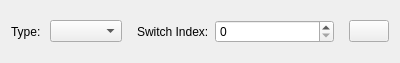
<?xml version="1.0" encoding="UTF-8"?>
<ui version="4.0">
 <class>RunActionEventWidget</class>
 <widget class="QWidget" name="RunActionEventWidget">
  <property name="geometry">
   <rect>
    <x>0</x>
    <y>0</y>
    <width>400</width>
    <height>56</height>
   </rect>
  </property>
  <property name="maximumSize">
   <size>
    <width>16777215</width>
    <height>150</height>
   </size>
  </property>
  <property name="windowTitle">
   <string>Form</string>
  </property>
  <layout class="QHBoxLayout" name="horizontalLayout_3">
   <item>
    <widget class="QLabel" name="label_2">
     <property name="sizePolicy">
      <sizepolicy hsizetype="Maximum" vsizetype="Preferred">
       <horstretch>0</horstretch>
       <verstretch>0</verstretch>
      </sizepolicy>
     </property>
     <property name="text">
      <string>Type: </string>
     </property>
    </widget>
   </item>
   <item>
    <widget class="QComboBox" name="eventType"/>
   </item>
   <item>
    <widget class="QStackedWidget" name="stackedWidget">
     <property name="currentIndex">
      <number>0</number>
     </property>
     <widget class="QWidget" name="switchAction">
      <layout class="QHBoxLayout" name="horizontalLayout_2">
       <item>
        <widget class="QLabel" name="label_3">
         <property name="sizePolicy">
          <sizepolicy hsizetype="Maximum" vsizetype="Preferred">
           <horstretch>0</horstretch>
           <verstretch>0</verstretch>
          </sizepolicy>
         </property>
         <property name="text">
          <string>Switch Index:</string>
         </property>
        </widget>
       </item>
       <item>
        <widget class="QSpinBox" name="switchIndex"/>
       </item>
      </layout>
     </widget>
     <widget class="QWidget" name="addAction"/>
     <widget class="QWidget" name="userAction">
      <layout class="QHBoxLayout" name="horizontalLayout">
       <item>
        <widget class="QLabel" name="label">
         <property name="sizePolicy">
          <sizepolicy hsizetype="Maximum" vsizetype="Preferred">
           <horstretch>0</horstretch>
           <verstretch>0</verstretch>
          </sizepolicy>
         </property>
         <property name="text">
          <string>Action name:</string>
         </property>
        </widget>
       </item>
       <item>
        <widget class="QComboBox" name="name">
         <property name="editable">
          <bool>true</bool>
         </property>
         <property name="insertPolicy">
          <enum>QComboBox::InsertAlphabetically</enum>
         </property>
        </widget>
       </item>
      </layout>
     </widget>
    </widget>
   </item>
   <item>
    <widget class="QPushButton" name="run">
     <property name="sizePolicy">
      <sizepolicy hsizetype="Fixed" vsizetype="Fixed">
       <horstretch>0</horstretch>
       <verstretch>0</verstretch>
      </sizepolicy>
     </property>
     <property name="text">
      <string/>
     </property>
     <property name="icon">
      <iconset resource="QtIcons.qrc">
       <normaloff>:/QtIcons/play.png</normaloff>:/QtIcons/play.png</iconset>
     </property>
    </widget>
   </item>
  </layout>
 </widget>
 <resources>
  <include location="QtIcons.qrc"/>
 </resources>
 <connections/>
</ui>
